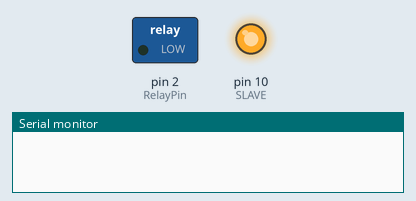
This sketch was run on a simulated Arduino Uno, built with avr-gcc and run on an emulated ATmega328P. Parts: switched loads named in the sketch (green lamp = pin HIGH), output pins drawn as LEDs (lit = HIGH), the last lines printed to the serial monitor.

Above: at 0.1 s.
At 1.1 s:
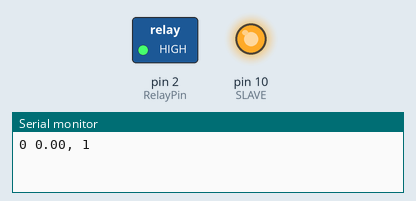
Timing chart, 0 to 2.6 s (numbered marks = the images above):
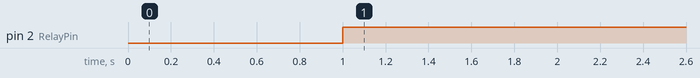

Measured:
- by itself, pin 2 (RelayPin): LOW → HIGH at 1.0 s

The sketch:

yakiimo.ino
```cpp
#include <SPI.h>

#define SLAVE 10
#define RelayPin 2
#define HydrolysisTemp 60
#define HydrolysisTime 3600
#define RoastTemp 210
#define RoastTime 4800

int i =0;                       //time count
int phase = 1;
int hydrolysis_time_elapsed = 0;
int roast_time_elapsed = 0;


void setup() {

#ifdef GND
  pinMode(GND, OUTPUT);
  digitalWrite(GND, LOW);
#endif
#ifdef VCC
  pinMode(VCC, OUTPUT);
  digitalWrite(VCC, HIGH);
#endif
  pinMode(SLAVE, OUTPUT);
  pinMode(RelayPin, OUTPUT);
  digitalWrite(SLAVE, HIGH);

  Serial.begin(9600);
  SPI.begin();
  SPI.setBitOrder(MSBFIRST);
  SPI.setClockDivider(SPI_CLOCK_DIV4);
  SPI.setDataMode(SPI_MODE0);

}


void loop() {

  //Thermocouple

  unsigned int thermocouple; // 14-Bit Thermocouple Temperature Data + 2-Bit
  unsigned int internal; // 12-Bit Internal Temperature Data + 4-Bit
  float current_temp;
  delay(1000);
  digitalWrite(SLAVE, LOW);                             //  Enable the chip
  thermocouple = (unsigned int)SPI.transfer(0x00) << 8;   //  Read high byte thermocouple
  thermocouple |= (unsigned int)SPI.transfer(0x00);       //  Read low byte thermocouple
  internal = (unsigned int)SPI.transfer(0x00) << 8;       //  Read high byte internal
  internal |= (unsigned int)SPI.transfer(0x00);           //  Read low byte internal
  digitalWrite(SLAVE, HIGH);                            //  Disable the chip


  // Display current temperature

  if((thermocouple & 0x0001) != 0) {
    Serial.print(i);
    Serial.print(" ");
    Serial.print("ERROR: ");
    if ((internal & 0x0004) !=0) {
      Serial.print("Short to Vcc, ");
    }
    if ((internal & 0x0002) !=0) {
      Serial.print("Short to GND, ");
    }
    if ((internal & 0x0001) !=0) {
      Serial.print("Open Circuit, ");
    }

    i++;
  }
  else {
    if((thermocouple & 0x8000) == 0){ // above 0 Degrees Celsius
      current_temp = (thermocouple >> 2) * 0.25;
    }
    else {                          // below zero
      current_temp = (0x3fff - (thermocouple >> 2) + 1)  * -0.25;
    }
    Serial.print(i);
    Serial.print(" ");
    Serial.print(current_temp);
    Serial.print(", ");

    i++;
  }


  //Detect Phase

  if(roast_time_elapsed > RoastTime){
    phase = 5;
  }
  else if ((hydrolysis_time_elapsed > HydrolysisTime && current_temp > RoastTemp) || phase==4){
    phase = 4;
  }
  else if(hydrolysis_time_elapsed > HydrolysisTime){
    phase = 3;
  }
  else if(current_temp > HydrolysisTemp){
    phase = 2;
  }


  //Control Relay

  if(phase != 5){
    int sv = RoastTemp;
    if(phase == 4){
      roast_time_elapsed++;
    }
    if(phase == 2){
      hydrolysis_time_elapsed++;
      sv = HydrolysisTemp;
    }
    if(current_temp < sv){
      digitalWrite(RelayPin, HIGH);
    }
    else {
      digitalWrite(RelayPin, LOW);
    }
  }
  else {
    digitalWrite(RelayPin, LOW);
  }


  // Display Phase

  Serial.print(phase);
  Serial.println();

}
```
